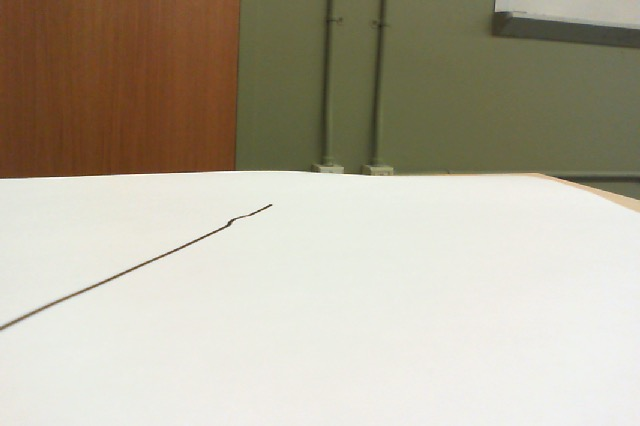
#> input picture Photo on 1-7-19 at 4.15 PM.jpg, 640 x 426 px, given in place of the camera
$ python CalculateAngle.py   (older library calls are emulated)
#> lines starting #> are read from the running program, lines starting #| are printed output that depends on the picture; after the words box and inside, x2 and y2 are one past the last pixel; in counts of white or black regions, pixels touching at a corner belong together
import math
import sys
import time

import cv2

def getX(contour, index):
    return contour[index][0][0]

def getY(contour, index):
    return contour[index][0][1]

def findCenter(img):
    dimensions = img.shape
    height = dimensions[0]
    width = dimensions[1]
    return [width / 2, height / 2]

def findDistance(centerArray, xTopRight, xTopLeft, xBottomRight, angle):
    xLineCenter = .5 * (xTopLeft + xBottomRight)
    if (xTopRight - xTopLeft) == 0:
        return 0
    center = centerArray[0]
    if angle == 0:
        return 0
    a = (2 / math.sin(angle))
    angledSideLength = xTopRight - xTopLeft
    distance = (a * (xLineCenter - center)) / (xTopRight - xTopLeft)
    # if negative, line is on left side
    return distance

def findDistance2(xBottomRight, xBottomLeft, yBottomRight, yBottomLeft, image):
    x2Actual = xBottomRight - findCenter(image)[0]
    y2Actual = yBottomRight - findCenter(image)[1]
    x1Actual = xBottomRight - findCenter(image)[0]
    y1Actual = yBottomRight - findCenter(image)[1]

    yAvg = (y1Actual + y2Actual) * .5
    xAvg = (x1Actual + x2Actual) * .5
    # slope = (y1Actual - y2Actual)/(x1Actual - x2Actual)

    # offset = (yAvg * slope) + xAvg

    offset = yAvg * (x1Actual - x2Actual) / (y2Actual - y1Actual) + xAvg

    d = math.sqrt((xBottomLeft - xBottomRight) * (xBottomLeft - xBottomRight) + (yBottomLeft - yBottomRight) * (
                yBottomLeft - yBottomRight))

    theRealDistanceThatWeReallyNeed = 2 * d / offset

    return theRealDistanceThatWeReallyNeed

cap = cv2.VideoCapture(1)

def main():
    while True:
        ret, frame = cap.read()
#> frame is the input picture: shape (426, 640, 3); mean B, G, R 158.1, 175.2, 181.9
        originalImage = frame
        originalImage = cv2.bitwise_not(originalImage)
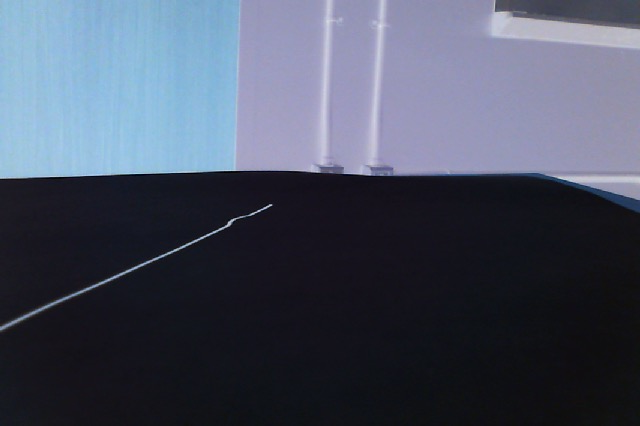
#> originalImage: shape (426, 640, 3); mean B, G, R 96.9, 79.8, 73.1
        grayImage = cv2.cvtColor(originalImage, cv2.COLOR_BGR2GRAY)
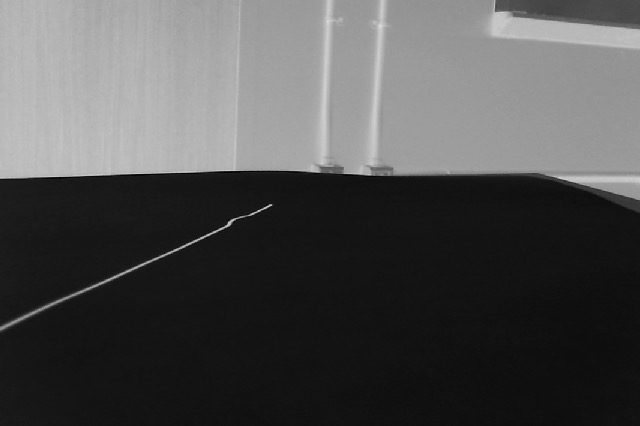
#> grayImage: shape (426, 640); min 1, max 224, mean 79.7
        ret, thresh = cv2.threshold(grayImage, 175, 255, 0)
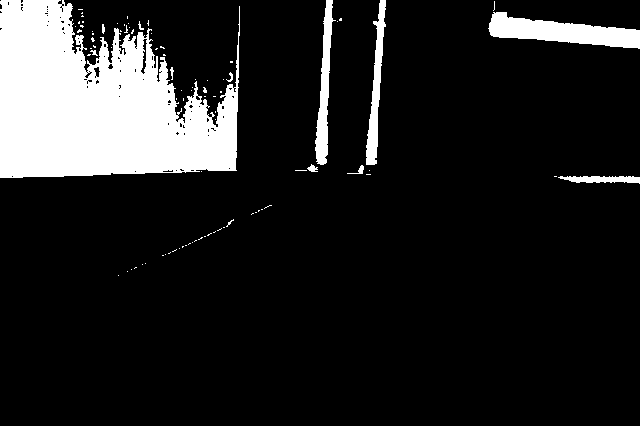
#> thresh: shape (426, 640); 13.3% white; 91 white regions (79 under 20 px)
        image2, contours, hierarchy = cv2.findContours(thresh, cv2.RETR_TREE, cv2.CHAIN_APPROX_SIMPLE)
#> contours = 177 contours, 165 with area under 20; largest, box (x1, y1, x2, y2) and area: (0, 0, 240, 178) 29128, (488, 12, 640, 49) 2828, (315, 0, 336, 165) 1290, (366, 0, 386, 165) 1162, (558, 176, 640, 184) 368

        print("Must be 1: " + str(len(contours)))
#| Must be 1: 177

        cnt = contours[0]
#> cnt = [[118, 275]]
        epsilon = 0.03 * cv2.arcLength(cnt, True)
#> epsilon = 0
        approx = cv2.approxPolyDP(cnt, epsilon, True)
#> approx = [[118, 275]]

        x2 = -1
        y2 = sys.maxsize
        # get top *right* point
        for i in range(len(cnt)):
            if getX(cnt, i) > x2 or ((getX(cnt, i) == x2) and getY(cnt, i) < y2):
                x2 = getX(cnt, i)
                y2 = getY(cnt, i)
#> this loop made 1 pass
#> after the loop, x2 = 118; y2 = 275

        x1 = -1
        y1 = -1
        # get *bottom* right point
        for i in range(len(cnt)):
            if getY(cnt, i) > y1 or ((getY(cnt, i) == y1) and getX(cnt, i) > x1):
                x1 = getX(cnt, i)
                y1 = getY(cnt, i)
#> this loop made 1 pass
#> after the loop, x1 = 118; y1 = 275

        top = y2 - y1
#> top = 0
        bottom = x2 - x1
#> bottom = 0
        radians = None
        if top == 0 or bottom == 0:
            radians = 0
        else:
            radians = top / float(bottom)
        print(abs(math.degrees(math.atan(radians))))  # bottom right angle rotated (range 0-90 exclusive)

        cv2.drawContours(image2, [approx], -1, (100, 255, 0), 3)
#> image2: shape (426, 640); under 0.01% of pixels changed, all inside (x1, y1, x2, y2) = (116, 273, 121, 278)

        # plan:
        #   1. get bottommost point
        #   2. if there are other points on the same y value, it's cut off on the bottom
        #   3. get left and rightmost point with y value +- 2 of bottom y
        yBot = -1
        xBot = None

        # get the bottommost point
        for i in range(len(cnt)):
            if getY(cnt, i) > yBot:
                xBot = getX(cnt, i)
                yBot = getY(cnt, i)
#> this loop made 1 pass
#> after the loop, xBot = 118; yBot = 275

        # if the bottommost point is at the bottom of the image, it's probably cut off
        imageHeight, imageWidth = image2.shape
#> imageHeight = 426; imageWidth = 640
        cutoffBuffer = 3
        cutoff = (imageHeight - cutoffBuffer) <= yBot
#> cutoff = False

        leftX = sys.maxsize
        leftY = None
        rightX = -1
        rightY = None
        if cutoff:
            print ("cutoff")
            for i in range(len(cnt)):
                # look at points within +- 2 of the line
                if yBot - 2 < getY(cnt, i) < yBot + 2:
                    if getX(cnt, i) < leftX:
                        leftX = getX(cnt, i)
                        leftY = getY(cnt, i)
                    if getX(cnt, i) > rightX:
                        rightX = getX(cnt, i)
                        rightY = getY(cnt, i)
        else:
            print ("not cutoff")
            for i in range(len(cnt)):
                if getX(cnt, i) < leftX:
                    leftX = getX(cnt, i)
                    leftY = getY(cnt, i)
                if getX(cnt, i) > rightX:
                    rightX = getX(cnt, i)
                    rightY = getY(cnt, i)
#> this loop made 1 pass
#> (leftX, leftY, rightX, rightY) on pass 1: (118, 275, 118, 275)
#> after the loop, leftX = 118; leftY = 275; rightX = 118; rightY = 275
            # if the leftmost point is lower than the rightmost point
            if leftY > rightY:
                # the bottommost point is the bottom right point
                rightX = xBot
                rightY = yBot
            else:
                # the bottommost point is the bottom left point
                leftX = xBot
                leftY = yBot
        print
        print (xBot, yBot)
#| 118 275
        print (leftX, leftY)
#| 118 275
        print (rightX, rightY)
#| 118 275
        print
        cv2.circle(image2, (leftX, leftY), 10, (255, 0, 0))
#> image2: shape (426, 640); min 0, max 255, mean 34
        cv2.circle(image2, (rightX, rightY), 10, (255, 0, 0))

        print("distance (inches): ", findDistance2(rightX, leftX, rightY, leftY, image2))
#> in findDistance2, `x2Actual = xBottomRight - findCenter(image)[0]`: x2Actual = -202
#> in findDistance2, `y2Actual = yBottomRight - findCenter(image)[1]`: y2Actual = 62
#> in findDistance2, `x1Actual = xBottomRight - findCenter(image)[0]`: x1Actual = -202
#> in findDistance2, `y1Actual = yBottomRight - findCenter(image)[1]`: y1Actual = 62
#> in findDistance2, `xAvg = (x1Actual + x2Actual) * .5`: xAvg = -202
#> in findDistance2, `offset = yAvg * (x1Actual - x2Actual) / (y2Actual - y1Actual) + xAvg`: offset = nan
#> in findDistance2, `d = math.sqrt((xBottomLeft - xBottomRight) * (xBottomLeft - xBottomRig..`: d = 0
#> in findDistance2, `theRealDistanceThatWeReallyNeed = 2 * d / offset`: theRealDistanceThatWeReallyNeed = nan
#| distance (inches):  nan
        cv2.imshow("allPoints", image2)  # highlights all four points
        time.sleep(0.01)
        cv2.waitKey(1)

main()

$ run again, on darkline2.jpg
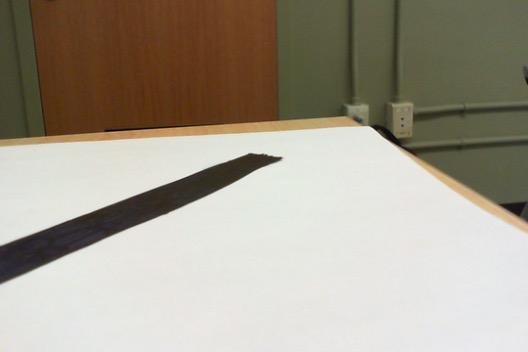
#> input picture darkline2.jpg, 528 x 352 px, given in place of the camera
#> in main, frame is the input picture: shape (352, 528, 3); mean B, G, R 143.1, 157.6, 165.1
#> in main, `ret, thresh = cv2.threshold(grayImage, 175, 255, 0)`:
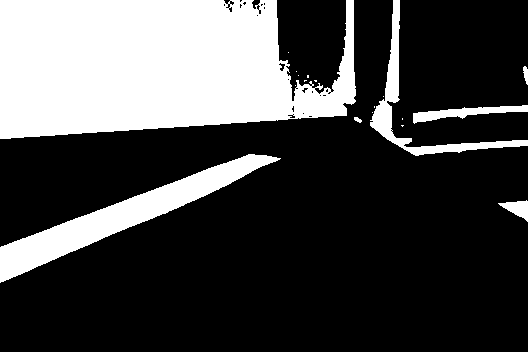
#> thresh: shape (352, 528); 27.4% white; 19 white regions (12 under 20 px)
#> contours = 46 contours, 36 with area under 20; largest, box (x1, y1, x2, y2) and area: (0, 0, 356, 139) 38925, (0, 154, 281, 283) 7344, (370, 0, 528, 156) 2320, (413, 105, 528, 124) 756, (498, 200, 528, 222) 293
#| Must be 1: 46
#> cnt = contour of 29 points, box (x1, y1, x2, y2) (498, 200, 528, 222), area 293
#> epsilon = 2.61
#> approx = [[527, 221], [526, 200], [498, 203]]
#> the loop in main, `for i in range(len(cnt)):` made 29 passes
#> (x2, y2) on passes 1, 28, 29: (526, 200), (527, 221), (527, 201)
#> after the loop in main, `for i in range(len(cnt)):`: x2 = 527; y2 = 201
#> the loop in main, `for i in range(len(cnt)):` made 29 passes
#> (x1, y1) on passes 1, 2, 4, 6, 8, 9, 10, 11: (526, 200), (525, 201), (516, 202), (505, 203), (500, 205), (501, 205), (503, 207), (504, 207)
#> after the loop in main, `for i in range(len(cnt)):`: x1 = 527; y1 = 221
#> top = -20
#> bottom = 0
#> in main, `cv2.drawContours(image2, [approx], -1, (100, 255, 0), 3)`:
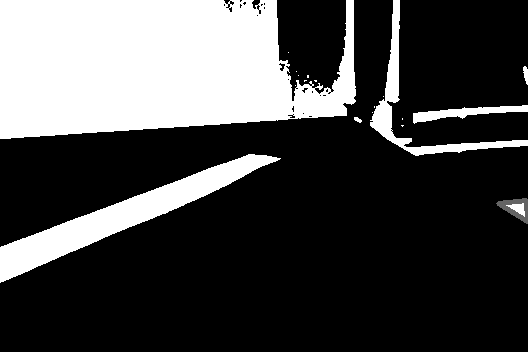
#> image2: shape (352, 528); 0.19% of pixels changed, all inside (x1, y1, x2, y2) = (496, 198, 528, 224)
#> the loop in main, `for i in range(len(cnt)):` made 29 passes
#> after the loop in main, `for i in range(len(cnt)):`: xBot = 527; yBot = 221
#> imageHeight = 352; imageWidth = 528
#> cutoff = False
#> the loop in main, `for i in range(len(cnt)):` made 29 passes
#> (leftX, leftY, rightX, rightY) on pass 1: (526, 200, 526, 200)
#> after the loop in main, `for i in range(len(cnt)):`: leftX = 498; leftY = 203; rightX = 527; rightY = 221
#> in main, `leftX = xBot`: leftX = 527
#> in main, `leftY = yBot`: leftY = 221
#| 527 221
#| 527 221
#| 527 221
#> x2Actual = 263
#> y2Actual = 45
#> x1Actual = 263
#> y1Actual = 45
#> xAvg = 263
#> offset = nan
#> d = 0
#> theRealDistanceThatWeReallyNeed = nan
#| distance (inches):  nan
